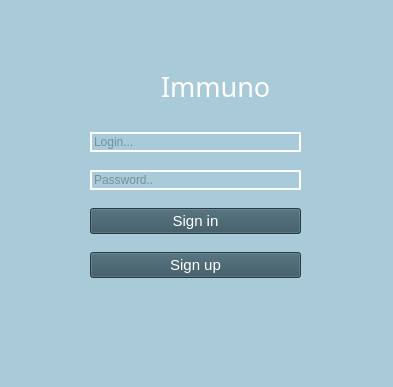
<?xml version="1.0" encoding="UTF-8"?>
<ui version="4.0">
 <class>MainWindow</class>
 <widget class="QMainWindow" name="MainWindow">
  <property name="geometry">
   <rect>
    <x>0</x>
    <y>0</y>
    <width>393</width>
    <height>387</height>
   </rect>
  </property>
  <property name="sizePolicy">
   <sizepolicy hsizetype="Preferred" vsizetype="Preferred">
    <horstretch>0</horstretch>
    <verstretch>0</verstretch>
   </sizepolicy>
  </property>
  <property name="font">
   <font>
    <family>Segoe UI Historic</family>
    <pointsize>12</pointsize>
   </font>
  </property>
  <property name="windowTitle">
   <string>MainWindow</string>
  </property>
  <property name="styleSheet">
   <string notr="true">background-color: #a9cad9;
color: #34454d;
</string>
  </property>
  <widget class="QWidget" name="centralwidget">
   <property name="sizePolicy">
    <sizepolicy hsizetype="Preferred" vsizetype="Preferred">
     <horstretch>0</horstretch>
     <verstretch>0</verstretch>
    </sizepolicy>
   </property>
   <property name="minimumSize">
    <size>
     <width>0</width>
     <height>0</height>
    </size>
   </property>
   <property name="styleSheet">
    <string notr="true">background-color: #a9cad9</string>
   </property>
   <widget class="QWidget" name="">
    <property name="geometry">
     <rect>
      <x>90</x>
      <y>120</y>
      <width>211</width>
      <height>171</height>
     </rect>
    </property>
    <layout class="QVBoxLayout" name="verticalLayout">
     <item>
      <widget class="QLineEdit" name="login">
       <property name="styleSheet">
        <string notr="true">border: 2px solid white;
color: #3e5a66;
</string>
       </property>
       <property name="placeholderText">
        <string>Login...</string>
       </property>
      </widget>
     </item>
     <item>
      <widget class="QLineEdit" name="password">
       <property name="styleSheet">
        <string notr="true">border: 2px solid white;
color: #3e5a66;
</string>
       </property>
       <property name="placeholderText">
        <string>Password..</string>
       </property>
      </widget>
     </item>
     <item>
      <widget class="QPushButton" name="pushButton_3">
       <property name="font">
        <font>
         <family>Segoe UI Historic</family>
         <pointsize>11</pointsize>
         <weight>50</weight>
         <bold>false</bold>
        </font>
       </property>
       <property name="styleSheet">
        <string notr="true">QPushButton{
	color: white;
	background-color: #35525e;
}
QPushButton:pressed{
	background-color: #436878;
}</string>
       </property>
       <property name="text">
        <string>Sign in</string>
       </property>
      </widget>
     </item>
     <item>
      <widget class="QPushButton" name="pushButton_2">
       <property name="font">
        <font>
         <family>Segoe UI Historic</family>
         <pointsize>11</pointsize>
        </font>
       </property>
       <property name="styleSheet">
        <string notr="true">QPushButton{
	color: white;
	background-color: #35525e;
}
QPushButton:pressed{
	background-color: #436878;
}
</string>
       </property>
       <property name="text">
        <string>Sign up</string>
       </property>
      </widget>
     </item>
    </layout>
   </widget>
   <widget class="QWidget" name="">
    <property name="geometry">
     <rect>
      <x>110</x>
      <y>60</y>
      <width>161</width>
      <height>52</height>
     </rect>
    </property>
    <layout class="QHBoxLayout" name="horizontalLayout">
     <item>
      <widget class="QLabel" name="pic_col">
       <property name="text">
        <string/>
       </property>
       <property name="pixmap">
        <pixmap>probirka.png</pixmap>
       </property>
      </widget>
     </item>
     <item>
      <widget class="QLabel" name="name_pril">
       <property name="font">
        <font>
         <family>Malgun Gothic</family>
         <pointsize>20</pointsize>
         <weight>50</weight>
         <bold>false</bold>
        </font>
       </property>
       <property name="styleSheet">
        <string notr="true">color: white;</string>
       </property>
       <property name="text">
        <string>Immuno</string>
       </property>
      </widget>
     </item>
    </layout>
   </widget>
  </widget>
  <widget class="QStatusBar" name="statusbar"/>
  <widget class="QMenuBar" name="menubar">
   <property name="geometry">
    <rect>
     <x>0</x>
     <y>0</y>
     <width>393</width>
     <height>21</height>
    </rect>
   </property>
  </widget>
 </widget>
 <resources/>
 <connections/>
</ui>
